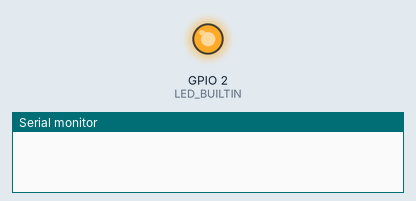
A sketch run on a simulated ESP8266 (NodeMCU). Shown: output pins drawn as LEDs (lit = HIGH, except the on-board LED, lit = LOW), the last lines printed to the serial monitor. WiFi joins after 1.5 s; servers stay silent unless stated; random numbers use the default seed unless the sketch sets one.

Above: at 0.1 s.
At 6.1 s:
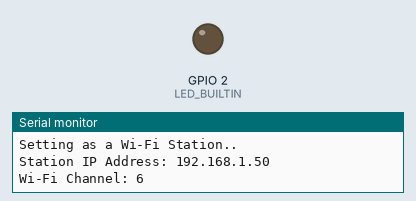
Timing chart, 0 to 7.6 s (numbered marks = the images above):
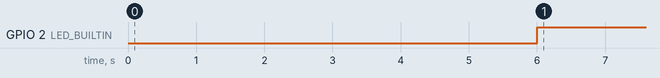

Measured:
- by itself, GPIO 2 (LED_BUILTIN): LOW → HIGH at 6.0 s

The sketch:

ESP_with_P5js_WiFi.ino
```cpp
//by camper0s

//////////////////////////////////////////////////////////////////////////html
const char index_html[] PROGMEM = R"rawliteral(
<!DOCTYPE HTML><html>
  <script src="https://cdnjs.cloudflare.com/ajax/libs/p5.js/1.6.0/p5.js"></script>
   <script type="text/javascript">
/////////////////////////////////////////////////////////////////////Processing P5.js
let source
let arduVal1
let arduVal2
let p5
let rot
let interval
let previousMillis
let adc
let state
let xhr

 function setup() {
  createCanvas(700, 700);
  r = random(255);
  g = random(255);
  b = random(255);
textAlign(CENTER);
textSize(width/30);
rot = 0;
p5 = 0;
arduVal1 = 0;
arduVal2 = 0;
interval = 4000;
previousMillis = 0;
source = 0
adc=0;
stat=0;
let xhr = 0;
}
 function draw() {
let currentMillis = millis();
if (currentMillis - previousMillis >= interval) {
source = new EventSource('/events');
source.addEventListener('newVal', function(e) {
const obj = JSON.parse(e.data);
arduVal1 = obj.out1.toFixed(2); // toFixed(2) = 2 decimal
arduVal2 = obj.out2;
});
previousMillis = currentMillis;
}
background(200,50,20);
noStroke();
fill(20,20,255);
text ("from ardu1 (5s)", width/4, width/14);
text (arduVal1, width/4, width/9);
text ("from ardu2 (5s)", width/1.5, width/14);
text (arduVal2, width/1.5, width/9);

strokeWeight(2);
stroke(r, g, b);
fill(r, g, b, 127);
ellipse(width/2, width/2, width/3.6, width/3.6);

push();
translate(width / 2, width / 2);
fill(0,255,0);
rot = rot+1;
rotate(radians(rot));
rect(-26, -26, 52, 52);
pop();

stroke(255,255,0);
text ("clickMe", width/2, width/2);
}
function mousePressed() {
  // Check if mouse is inside the circle
  let d = dist(mouseX, mouseY, width/2, width/2);
  if (d < 100) {
    // Pick new random color values
    r = random(255);
    g = random(255);
    b = random(255);
stat=1;
}
else if(d > 100 )
{
stat=0;
}
  if (stat == 1) {
  adc=1;
  xhr = new XMLHttpRequest();
  xhr.open("GET", "/update?output="+adc+"&state=0", true);
  xhr.send();
}
else if(stat == 0)
{
 adc=0;
  xhr = new XMLHttpRequest();
  xhr.open("GET", "/update?output="+adc+"&state=0", true);
  xhr.send();
  }
}
////////////////////////////////////////////////////////////////////////html
</script>
</html>)rawliteral";
////////////////////////////////////////////////////////////////////arduino esp826
#include <ESP8266WiFi.h>
#include "ESPAsyncWebServer.h"
#include "ESPAsyncTCP.h"
#include <Arduino_JSON.h>
const char *ssid = "xxxxxxxxxzz";
const char *password = "xxzxzxxxxxxx";
float ardu1;
int ardu2;
unsigned long previousMillis = 0;
const long interval = 5000;
const char *in1 = "output";
const char *in2 = "state";
String inputMessage1;
String inputMessage2;
AsyncWebServer server(80);
AsyncEventSource events("/events");

void setup() {
  Serial.begin(115200);
  pinMode(LED_BUILTIN, OUTPUT);
 WiFi.mode(WIFI_AP_STA);
  WiFi.begin(ssid, password);
  while (WiFi.status() != WL_CONNECTED) {
    delay(1000);
    Serial.println("Setting as a Wi-Fi Station..");
  }
  Serial.print("Station IP Address: ");
  Serial.println(WiFi.localIP());
  Serial.print("Wi-Fi Channel: ");
  Serial.println(WiFi.channel());
  server.on("/", HTTP_GET, [](AsyncWebServerRequest *request) {
    request->send_P(200, "text/html", index_html);
  });
server.on("/update", HTTP_GET, [](AsyncWebServerRequest *request) {
    inputMessage1 = request->getParam(in1)->value();
    inputMessage2 = request->getParam(in2)->value();
    Serial.print("GPIO: ");
    Serial.print(inputMessage1);
    Serial.print(" - Set to: ");
    Serial.println(inputMessage2);
    request->send(200, "text/plain", "OK");
  });
  server.addHandler(&events);
  server.begin();
  delay(4000);
}
void loop() {
  unsigned long currentMillis = millis();
  ardu1 = ardu1 + 0.01;
  ardu2 = random(1, 1234);
  JSONVar myVal;
  myVal["out1"] = ardu1;
  myVal["out2"] = ardu2;
  String jsonStr = JSON.stringify(myVal);

  if (currentMillis - previousMillis >= interval) {
    events.send(jsonStr.c_str(), "newVal", millis(), 1);
    events.send("ping", NULL, millis(), 1);
    previousMillis = currentMillis;
  }
  if (inputMessage1.toInt() == 0) {
    digitalWrite(LED_BUILTIN, HIGH);
  } else if (inputMessage1.toInt() == 1) {
    digitalWrite(LED_BUILTIN, LOW);
  }
}
```
